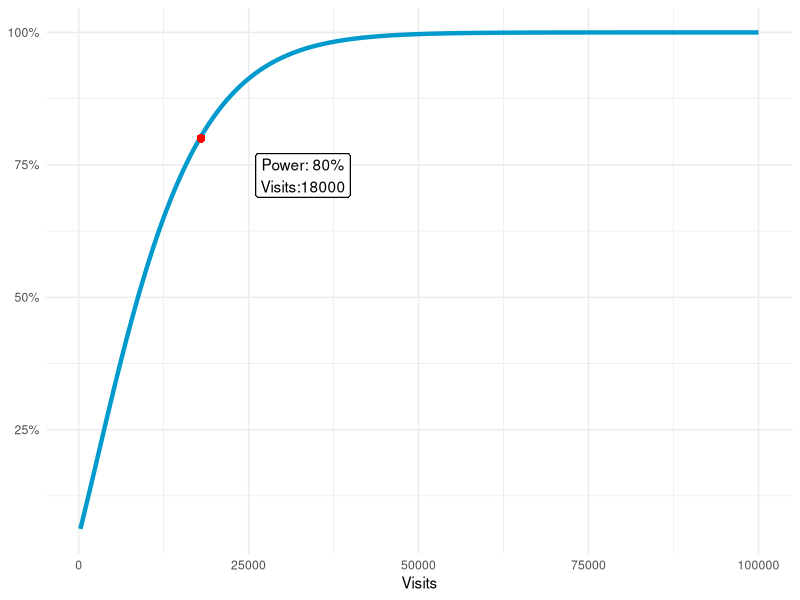

Write R code to recreate this figure.
require(pwr)
require(ggplot2)
require(scales)

n <- seq(250, 100000, by = 250)
p1 <- 0.2
uplift <- 0.06
p2 <- p1*(1 + uplift)

desired_power <- 0.8
sig <- 0.05

power <- sapply(
        n,
        function(.) pwr.2p.test(h = ES.h(p1 = p2, p2 = p1),
                                n = .,
                                sig.level = sig)$power
)

d <- data.frame(n, power)



necessary_n <- with(d,
     n[which(power > desired_power)[1]]
     )

plot_01 <- ggplot(d, aes(x = n, y = power)) +
        theme_minimal()+
        geom_line(size = 1.5, color = "deepskyblue3") +
        scale_y_continuous(name = NULL,
                           labels = percent
        ) +
        xlab("Visits") +
        geom_point(aes(x = necessary_n, y = desired_power),
                   color = "red", size = 2) +
        geom_label(aes(x = necessary_n, y = desired_power),
                   label  = paste0("Power: ", percent(desired_power), "\n",
                                   "Visits:", necessary_n
                        ),
                   position = position_nudge(x = 0.15 * max(n),
                                             y = -0.07 * max(power)
                   ))


conclusion <- paste("You need", necessary_n, "visitors to make sure that your A/B test has a", percent(desired_power), "probability to confirm if Plan B will produce a", percent(uplift), "uplift from Plan A's", percent(p1), "conversion rate to", percent(p2), ", due to less than", percent(sig), "random chance.")


# Echo
print(plot_01)
cat(conclusion)
